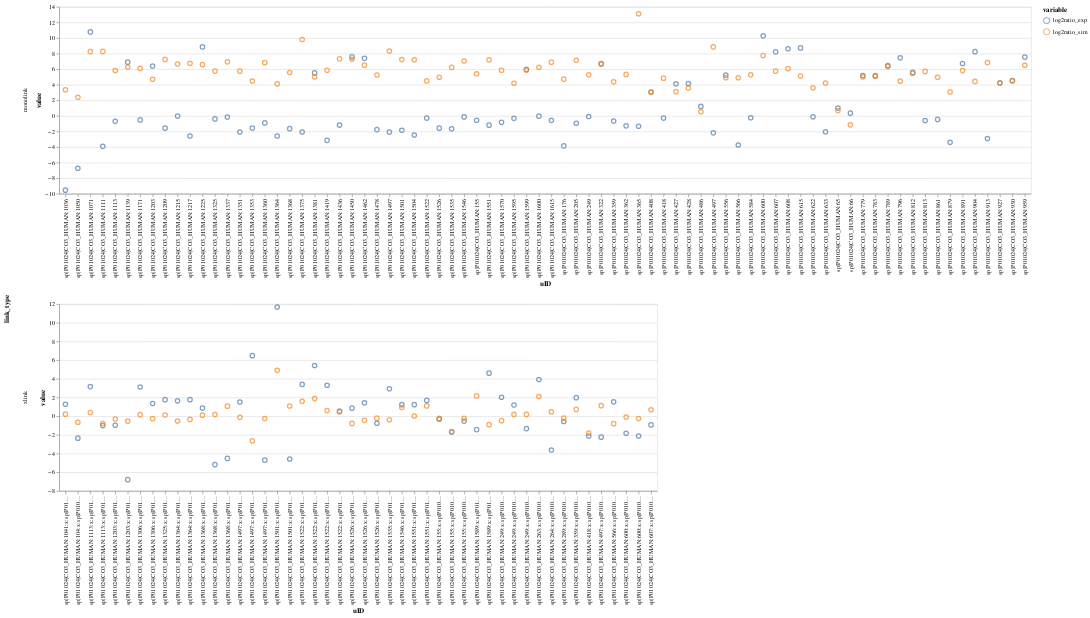

The notebook cell this image was saved under:
### Code cell
alt.Chart(dfmm).mark_point(size=50).encode(
    x='uID',
    y=alt.Y('value', stack='zero'),
    color='variable',
    row='link_type'
).resolve_scale(x='independent', y='independent')

### Figure 1 — Vega-Lite specification as saved in the notebook (floating-point values rounded to 4 significant figures; data arrays with more than 128 entries replaced by an {"elided": "..."} marker saying what was removed)
{"config": {"view": {"continuousWidth": 400, "continuousHeight": 300}}, "data": {"name": "data-f84f7bd509760e9ff151729366cb7363"}, "mark": {"type": "point", "size": 50}, "encoding": {"color": {"type": "nominal", "field": "variable"}, "row": {"type": "nominal", "field": "link_type"}, "x": {"type": "nominal", "field": "uID"}, "y": {"type": "quantitative", "field": "value", "stack": "zero"}}, "resolve": {"scale": {"x": "independent", "y": "independent"}}, "$schema": "https://vega.github.io/schema/vega-lite/v4.8.1.json", "datasets": {"data-f84f7bd509760e9ff151729366cb7363": {"elided": "252 records"}}}
